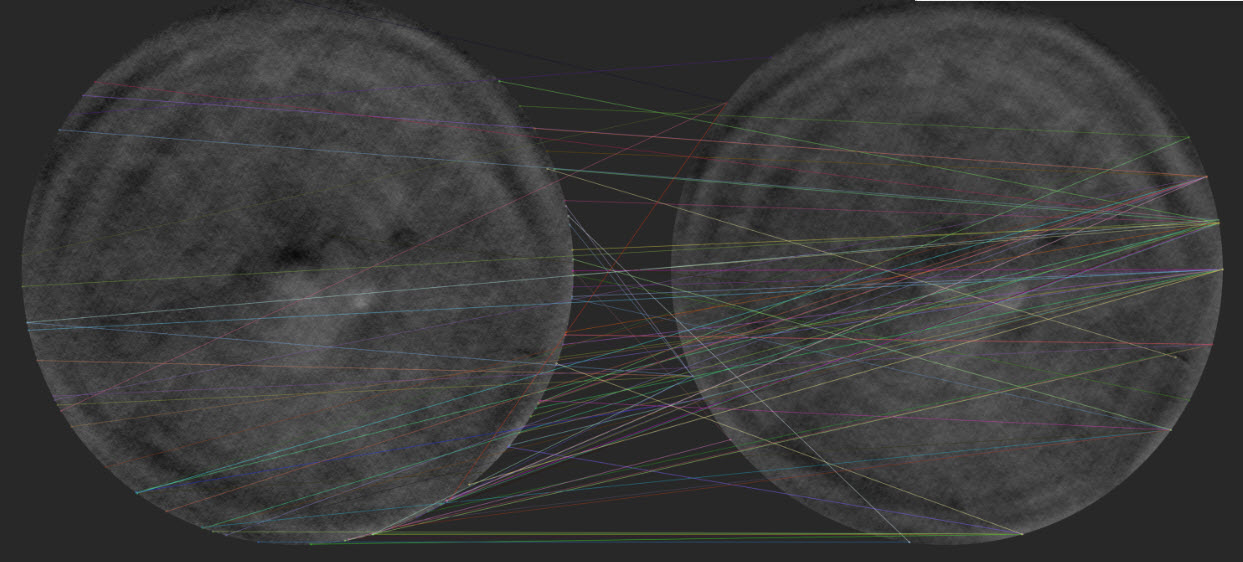
#> input picture media/2022-12-14_14-34-00.jpg, 1243 x 562 px; its folder holds only this picture in this run
$ python -i bob_radiograph_preprocessing.py   (imports and definitions only)
#> lines starting #> are read from the running program, lines starting #| are printed output that depends on the picture
import os,sys,glob
import cv2 as cv
import numpy as np
import multiprocessing
import tifffile

# /////////////////////////////////////////////////////////////////////////////////
def BobPreprocess(filename):
#> called with filename = '../../../media/2022-12-14_14-34-00.jpg'
	img = cv.imread(filename, cv.IMREAD_GRAYSCALE);assert img.dtype==np.uint8
	img=img.astype(np.float32)
	img = cv.subtract(img,cv.GaussianBlur(img,(0,0), 30.0))
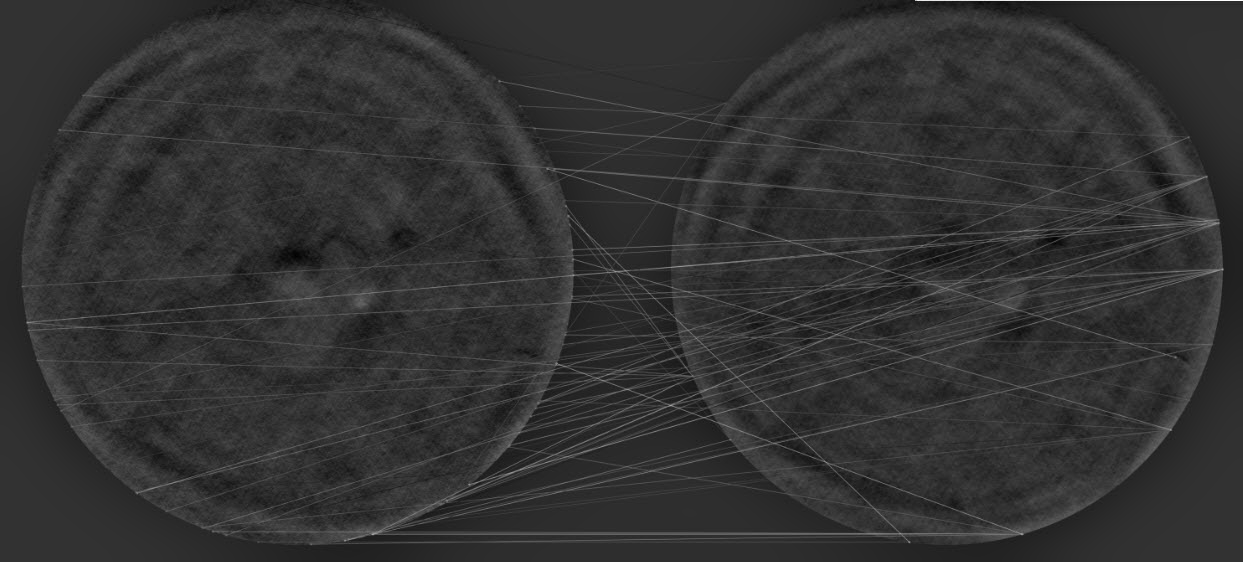
#> img: shape (562, 1243) float32; min -49.44, max 200.8, mean 0; drawn with min black and max white
	img = cv.addWeighted(img,25,img,0,125)
	img=cv.convertScaleAbs(img, alpha=2.0, beta=-125)
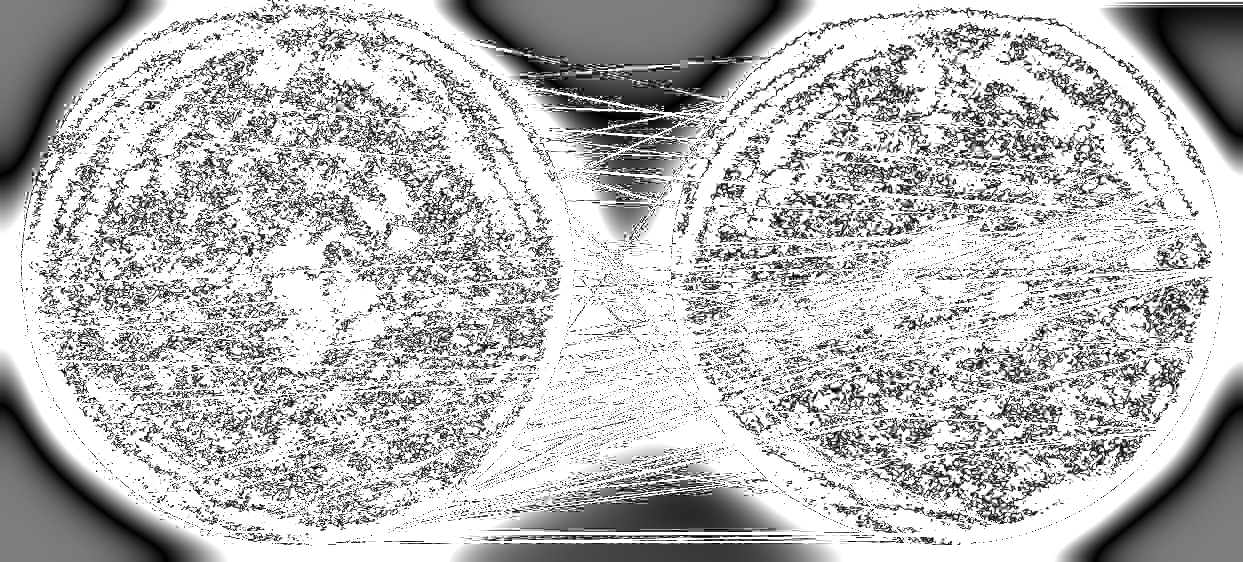
#> img: shape (562, 1243); min 0, max 255, mean 187.9
	img = cv.rotate(img, cv.ROTATE_90_CLOCKWISE)
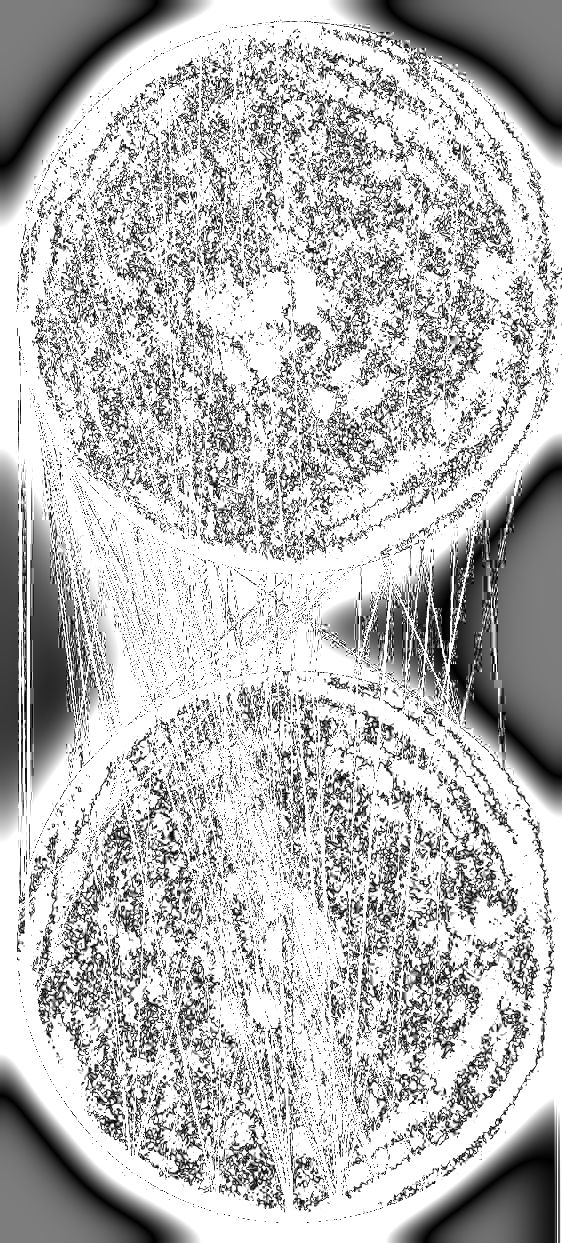
#> img: shape (1243, 562); min 0, max 255, mean 187.9
	return img.astype(np.uint8)

# /////////////////////////////////////////////////////////////////////////////////
def BobEquivalent(filename):
	img=tifffile.imread(filename);assert img.dtype==np.uint16
	img = img * (255.0/(2**16));assert img.dtype==np.float64
	img = cv.rotate(img, cv.ROTATE_90_CLOCKWISE)
	img = img - cv.GaussianBlur(img,(0,0), 30.0)
	img = 25.0*img+125
	img=np.abs(2.0*img-125.0)
	img[img>255.0]=255.0
	return img.astype(np.uint8)

# /////////////////////////////////////////////////////////////////////////////////
def BobAverage(images):
	return np.sum([(1.0/len(images))*img for img in images])

# ////////////////////////////////////////////////////////////////////////
def SaveUint8Image(filename,img):
	cv.imwrite(filename, img)

# ////////////////////////////////////////////////////////////////////////
# [28 lines not run here, left out]

"""
ffmpeg \
  -framerate 60  \
  -pattern_type glob -i '/mnt/c/data/visus-datasets/Pania_2021Q3_in_situ_data/EFRC_Related_Data_For_External_Collaboration/animation/*.tiff' \
  -vf scale 1080:1280  \
  -c:v libx264 out.mp4

"""

>>> result = BobPreprocess('../../../media/2022-12-14_14-34-00.jpg')

$ run again, on media/2022-12-14_15-02-41.jpg
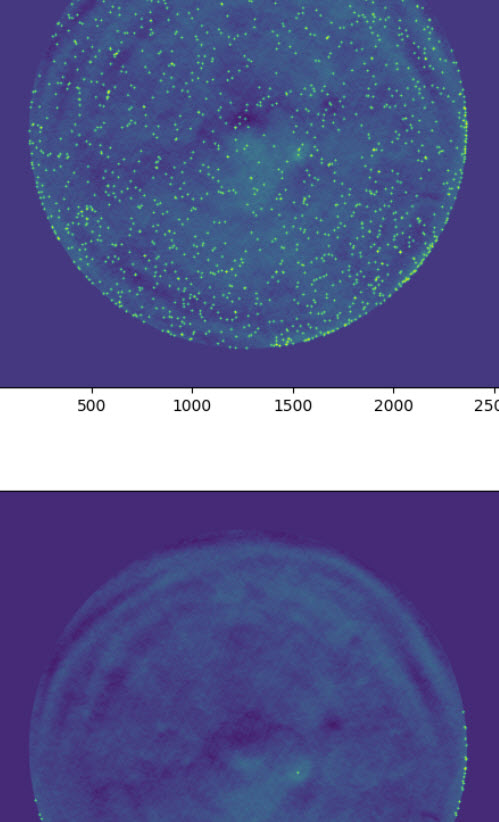
#> input picture media/2022-12-14_15-02-41.jpg, 499 x 822 px
#> in BobPreprocess, `img=cv.convertScaleAbs(img, alpha=2.0, beta=-125)`:
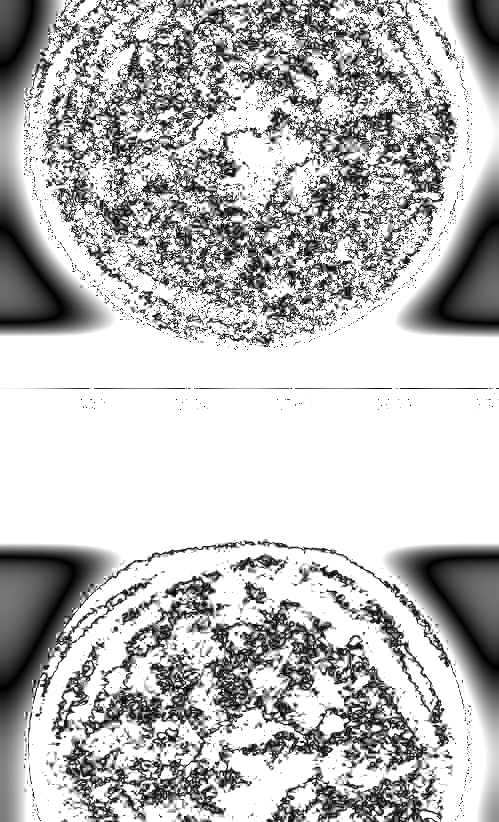
#> img: shape (822, 499); min 0, max 255, mean 188.1
#> in BobPreprocess, `img = cv.rotate(img, cv.ROTATE_90_CLOCKWISE)`:
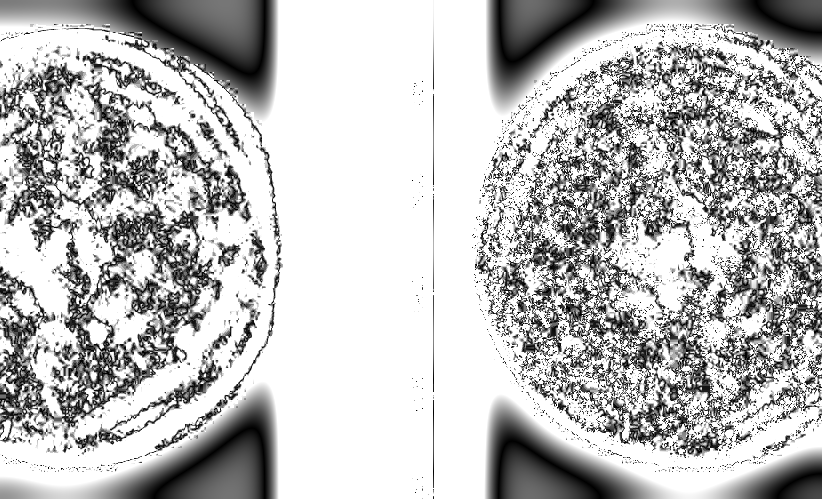
#> img: shape (499, 822); min 0, max 255, mean 188.1

$ run again, on media/2022-12-14_19-28-35.jpg
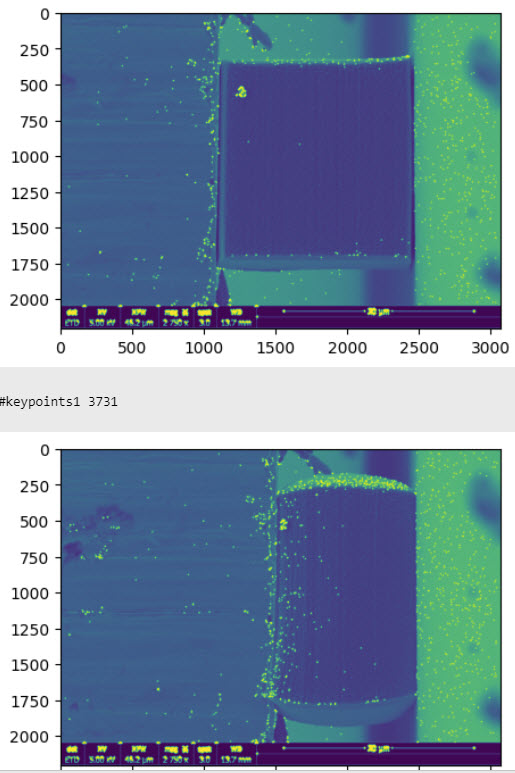
#> input picture media/2022-12-14_19-28-35.jpg, 515 x 773 px
#> in BobPreprocess, `img=cv.convertScaleAbs(img, alpha=2.0, beta=-125)`:
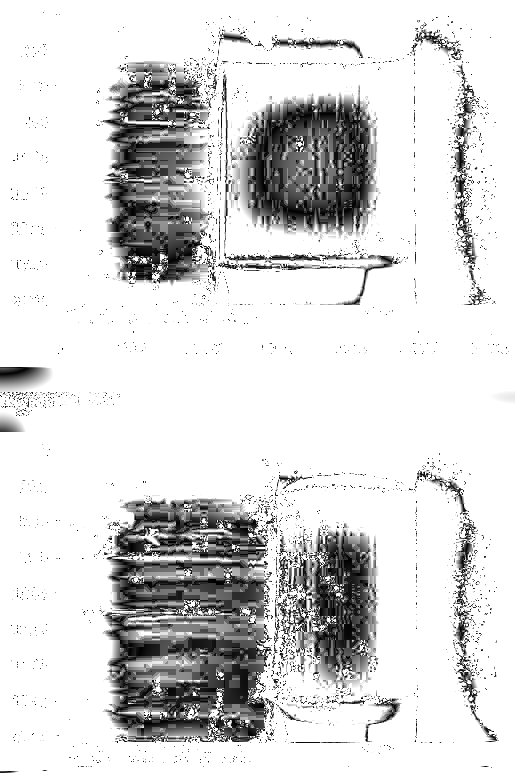
#> img: shape (773, 515); min 0, max 255, mean 216.3
#> in BobPreprocess, `img = cv.rotate(img, cv.ROTATE_90_CLOCKWISE)`:
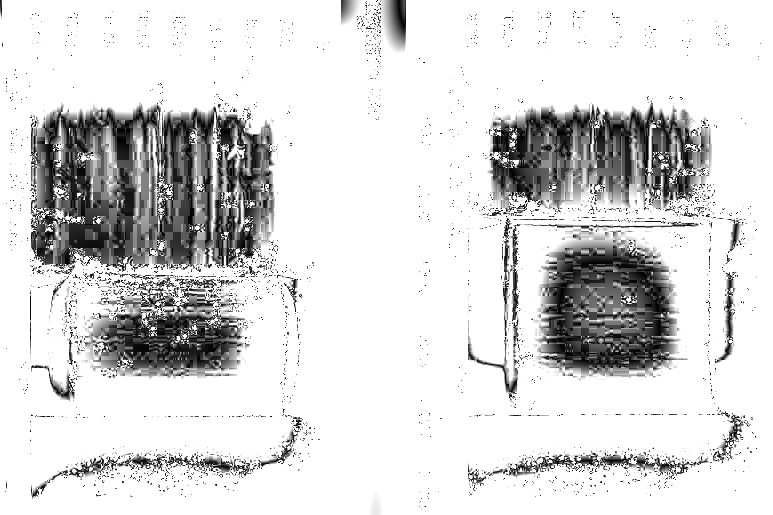
#> img: shape (515, 773); min 0, max 255, mean 216.3

$ run again, on media/2022-12-15_17-15-06.jpg
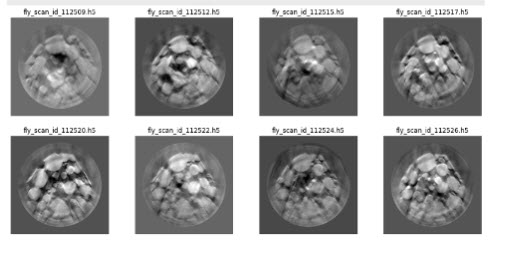
#> input picture media/2022-12-15_17-15-06.jpg, 512 x 255 px
#> in BobPreprocess, img is the input picture: shape (255, 512); min 0, max 255, mean 163.7
#> in BobPreprocess, `img=cv.convertScaleAbs(img, alpha=2.0, beta=-125)`:
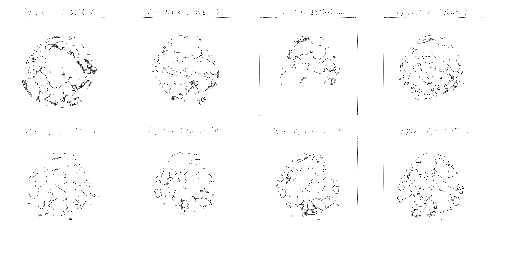
#> img: shape (255, 512); min 0, max 255, mean 251.8
#> in BobPreprocess, `img = cv.rotate(img, cv.ROTATE_90_CLOCKWISE)`:
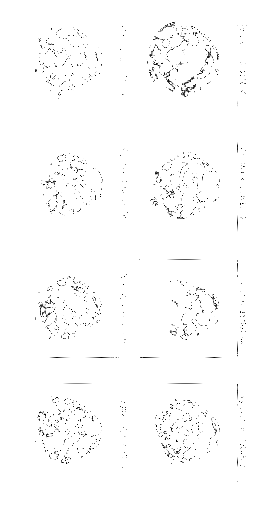
#> img: shape (512, 255); min 0, max 255, mean 251.8
